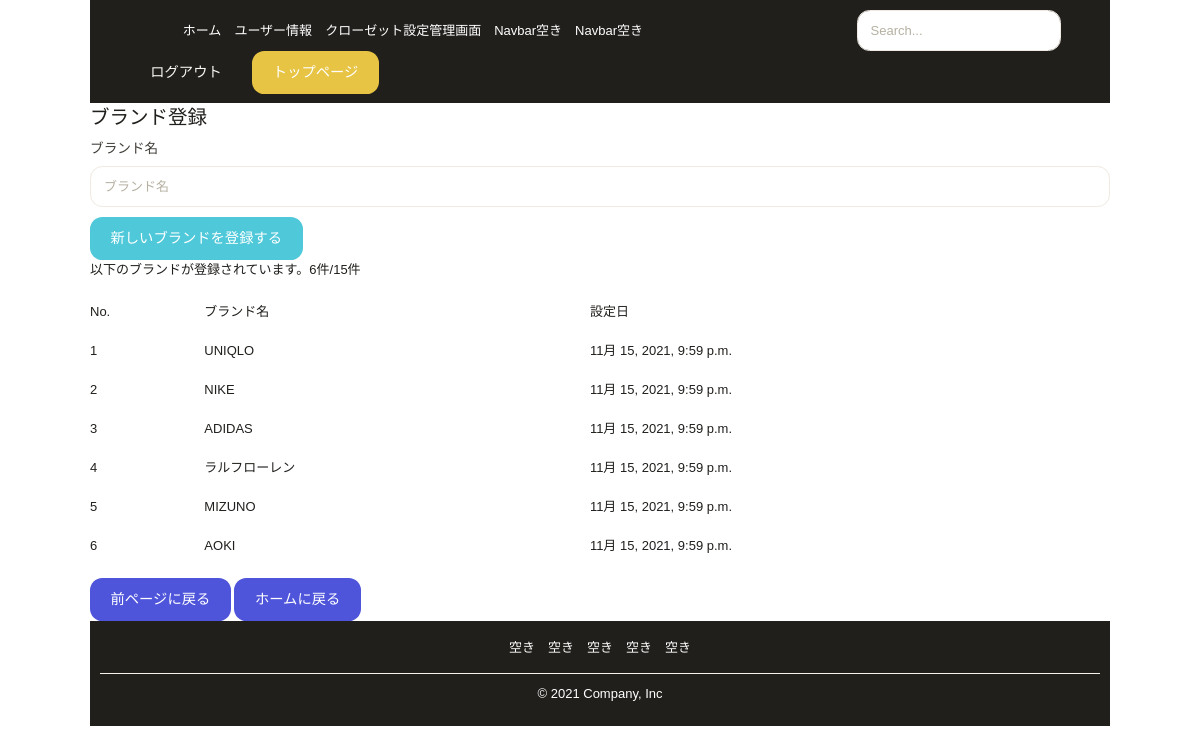
/contents/item-brand-create/ (signed in), run on an earlier commit of the app's database.
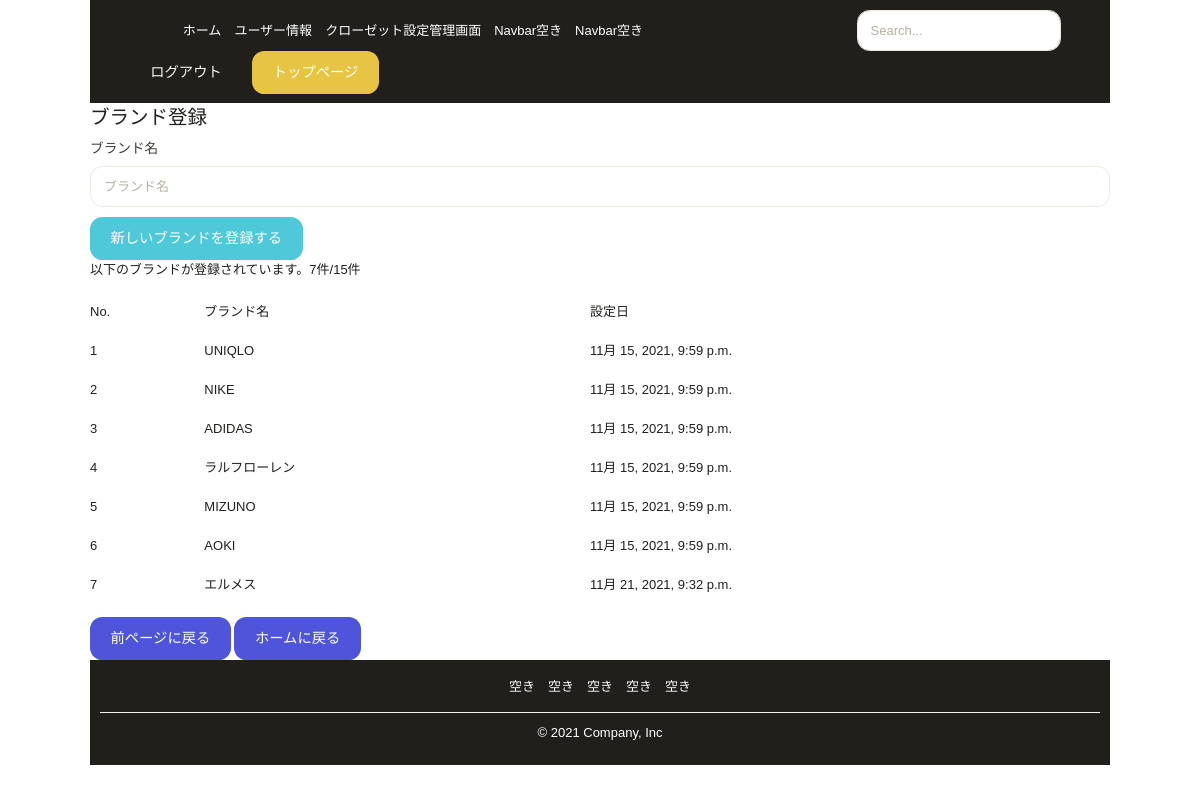
And on a later commit of the database.
### contents/models.py (models this page shows, shortened)
class ItemBrand(models.Model):
    user = models.ForeignKey(settings.AUTH_USER_MODEL, verbose_name='ユーザー', on_delete=models.CASCADE, null=True)
    create_date = models.DateTimeField(verbose_name='作成日', auto_now_add=True)
    item_brand = models.CharField(verbose_name='ブランド', max_length=255, unique=True)

### contents/views.py (the view)
# urls.py: path('item-brand-create/', item_brand_CreateView, name='item_brand_create'),
@login_required
def item_brand_CreateView(request):
    item_brand_list = ItemBrand.objects.filter(user_id = request.user)
    if request.method == 'POST':
        form = ItemBrandCreateForm(request.POST)
        if form.is_valid():
            item_brand = form.save(commit=False)
            item_brand.user = request.user
            item_brand.save()
            return redirect('item_brand_create_complete')
    else:
        form = ItemBrandCreateForm()
    return render(request,'contents/item_category_registration/item_brand_create.html', {'form':form, "item_brand_list":item_brand_list })

### contents/forms.py (shortened to what this page needs)
class ItemBrandCreateForm(forms.ModelForm):
    class Meta:
        model = ItemBrand
        fields = ('item_brand',)
        labels = {'item_brand':'ブランド名'}

### templates/contents/item_category_registration/item_brand_create.html (shortened to what this page needs)
{% extends 'contents/contents_base.html' %}
{% load static django_bootstrap5 humanize %}
{% block content %}
<div class="container">
    <form action='' method='POST'>{% csrf_token %}
        <legend>ブランド登録</legend>
        {% bootstrap_form form %}
        {% bootstrap_button button_type="submit" content="新しいブランドを登録する" %}
    </form>
</div>
<div class="container">
    {% if item_brand_list %}
    <p>以下のブランドが登録されています。{{ item_brand_list.count }}件/15件</p>
    <table class="table">
        <thead>
            <tr>
                <th>No.</th>
                <th>ブランド名</th>
                <th>設定日</th>
            </tr>
        </thead>
        <tbody>
            {% for field in item_brand_list %}
            <tr>
                <td>{{ forloop.counter }}</td>
                <td>{{ field.item_brand }}</td>
                <td>{{ field.create_date }}</td>
            </tr>
            {% endfor %}
        </tbody>
    </table>
    {% else %}
    <p>ブランドは登録されていません</p>
    {% endif %}
    <a href="{% url 'item_category_gate' %}" class="btn btn-md btn-info space_top" type="submit">前ページに戻る</a>
    <a href="{% url 'home' %}" class="btn btn-md btn-info space_top" type="submit">ホームに戻る</a>
</div>
{% endblock content %}

What changed in the data, as far as the page shows it:
added ItemBrand: item_brand "エルメス", create_date "11月 21, 2021, 9:32 p.m."
Also different on the page:
{{ item_brand_list.count }}: "6" → "7"
